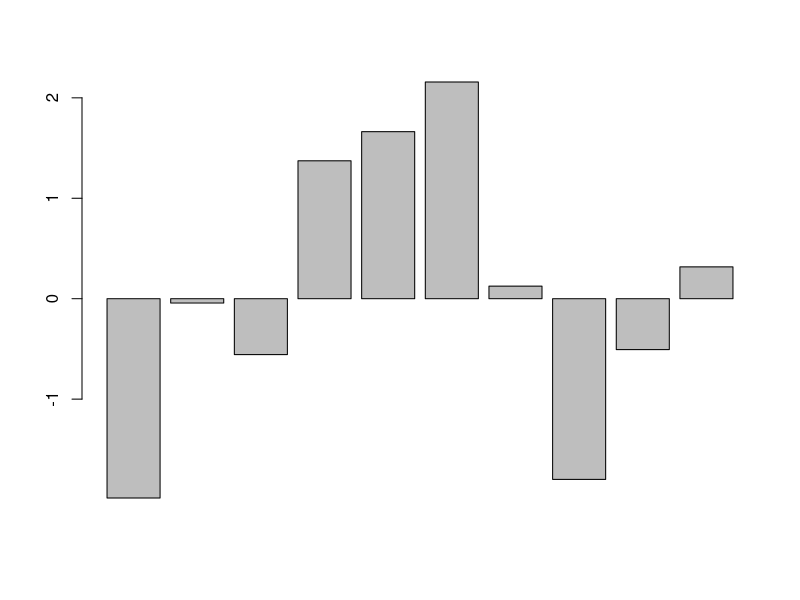
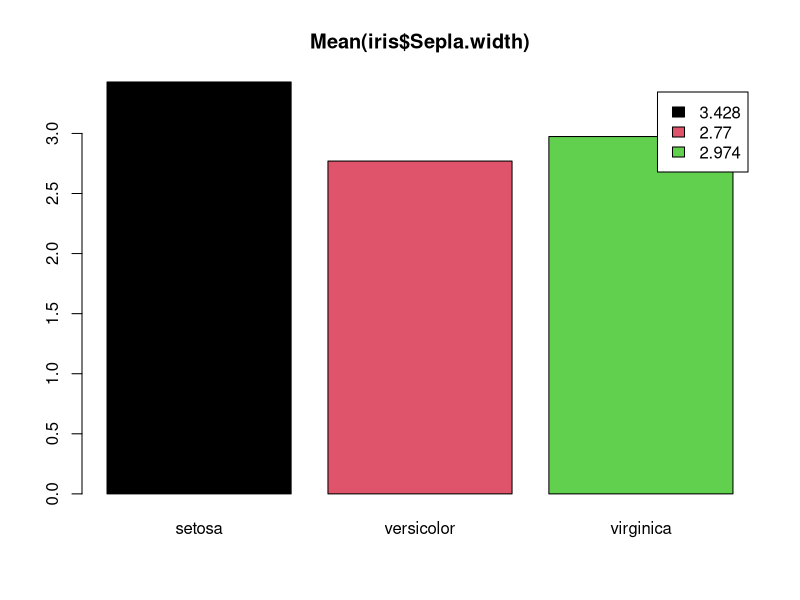
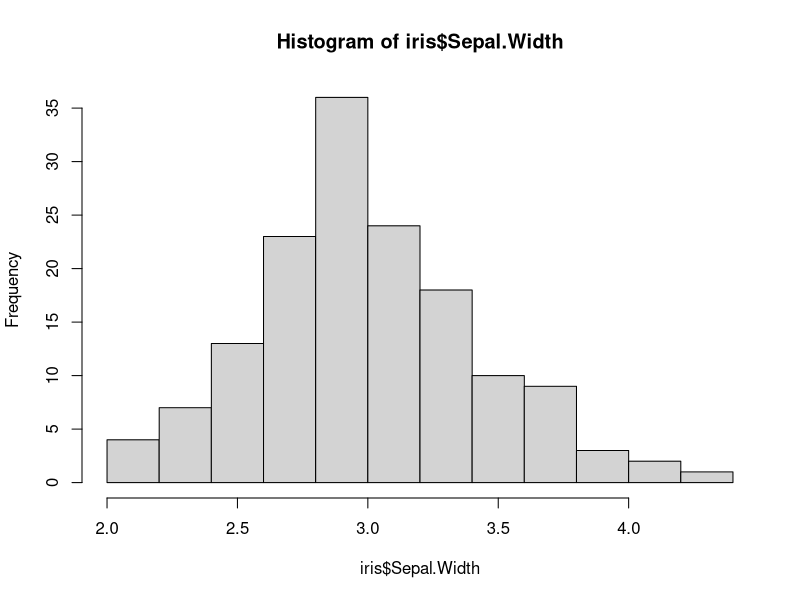
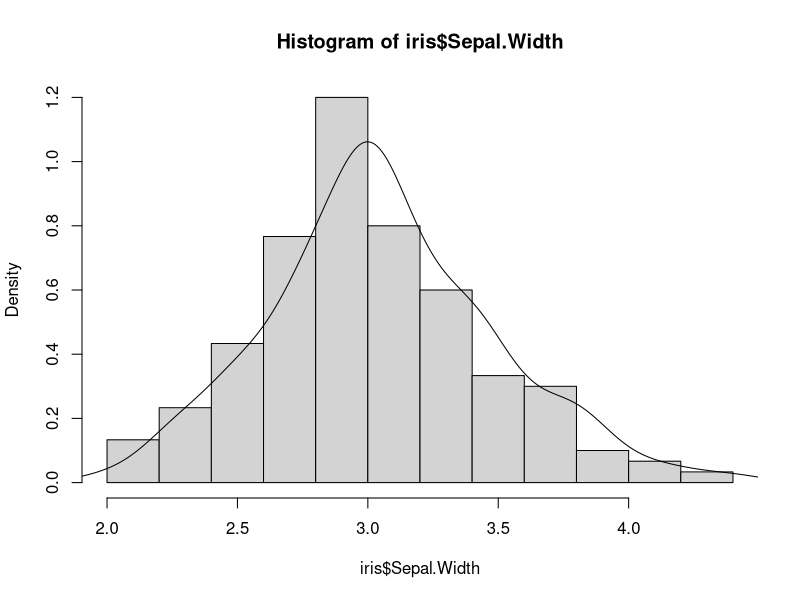
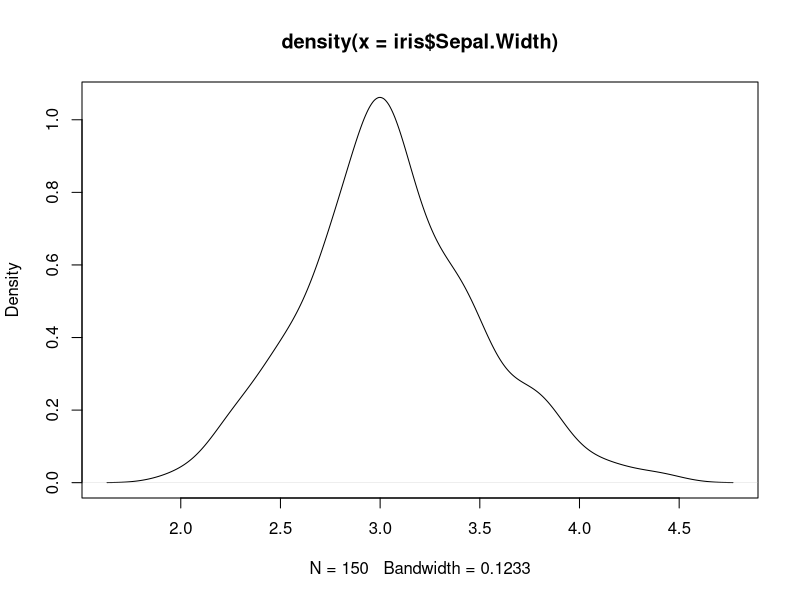
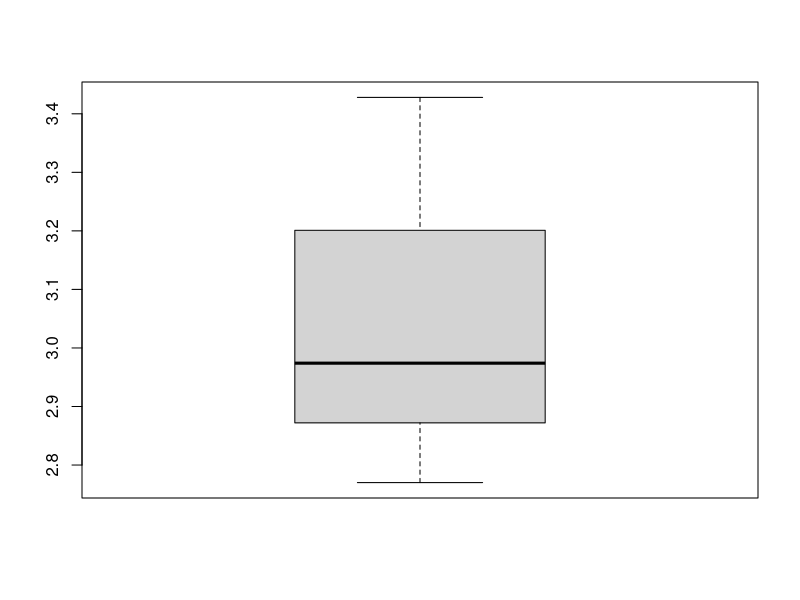
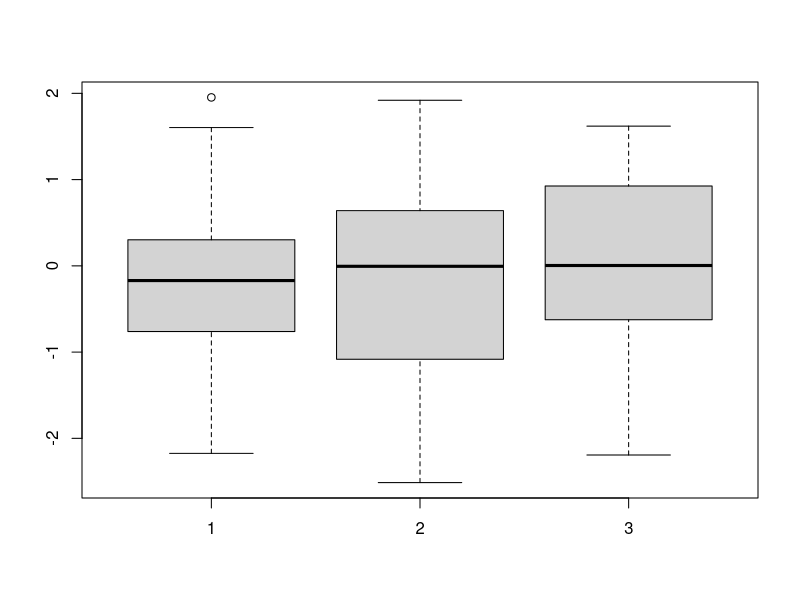
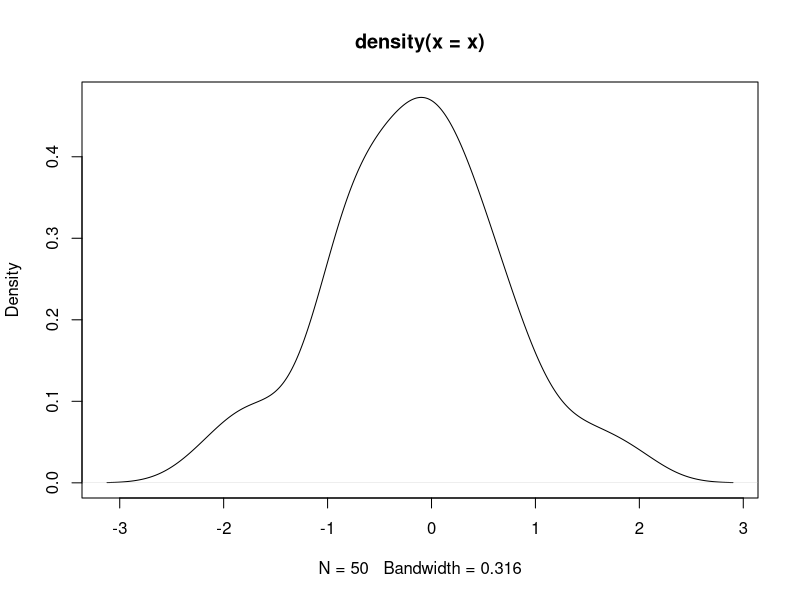

Reproduce these figures in R, in order.
# d0410_Ex2 23~30 확인
# 정규분포를 따르는 난수 10개에 대한 막대그래프
(b = rnorm(10))
barplot(b)

#iris 데이터셋의 Sepal.Width의 종별 평균에 대한 막대그래프
str(iris)
m = tapply(iris$Sepal.Width, iris$Species, mean)
barplot(m, main = "Mean(iris$Sepla.width)", col = c(1,2,3), legend.text = c(m))

# 히스토그램 : 도수분포의 상태를 막대그래프로 나타낸것
hist(iris$Sepal.Width)
hist(iris$Sepal.Width, freq = FALSE)
lines(density(iris$Sepal.Width))
plot(density(iris$Sepal.Width))

# 어떠한 분포를 보여주는 상자그림
# 자료로 부터 얻어낸 통계량인 5가지 요약수치
# 최소값, 제 1사분위(Q1) 제 2사분위(Q2) 제 3사분위(Q3) 최대값
# 사분위범위(IQR) : 3분위수 - 1분위수

boxplot(m)
x = rnorm(50)
y = rnorm(50)
z = rnorm(50)
boxplot(x,y,z)
summary(x)
summary(y)
summary(z)

plot(density(x))
plot(density(y))
plot(density(z))

# pie
x = 1:10
pie(x, radius = 1, labels = LETTERS[x], clockwise = T, main ="Pie graph(1:10)")

# 행렬데이터그리기
x= seq(-2*pi, 2*pi, 0.01)
y= matrix(c(cos(x), sin(x)), ncol = 2)
matplot(x,y, col = c("red", "black"), cex = .2, main = "sin/cos")
abline(h=0, v=0, lty =2)
          
oldp = par(mfrow=c(2,2)) # 이전설정 저장
plot(iris$Sepal.Length, iris$Sepal.Width)
x = 1:10
pie(x,radius = 1, labels = LETTERS[x], clockwise = T, main="Pie graph(1:10)")
data(sleep)
plot(sleep$group, sleep$extra)
plot(sleep$extra)
par(oldp)

plot(sleep$extra)

